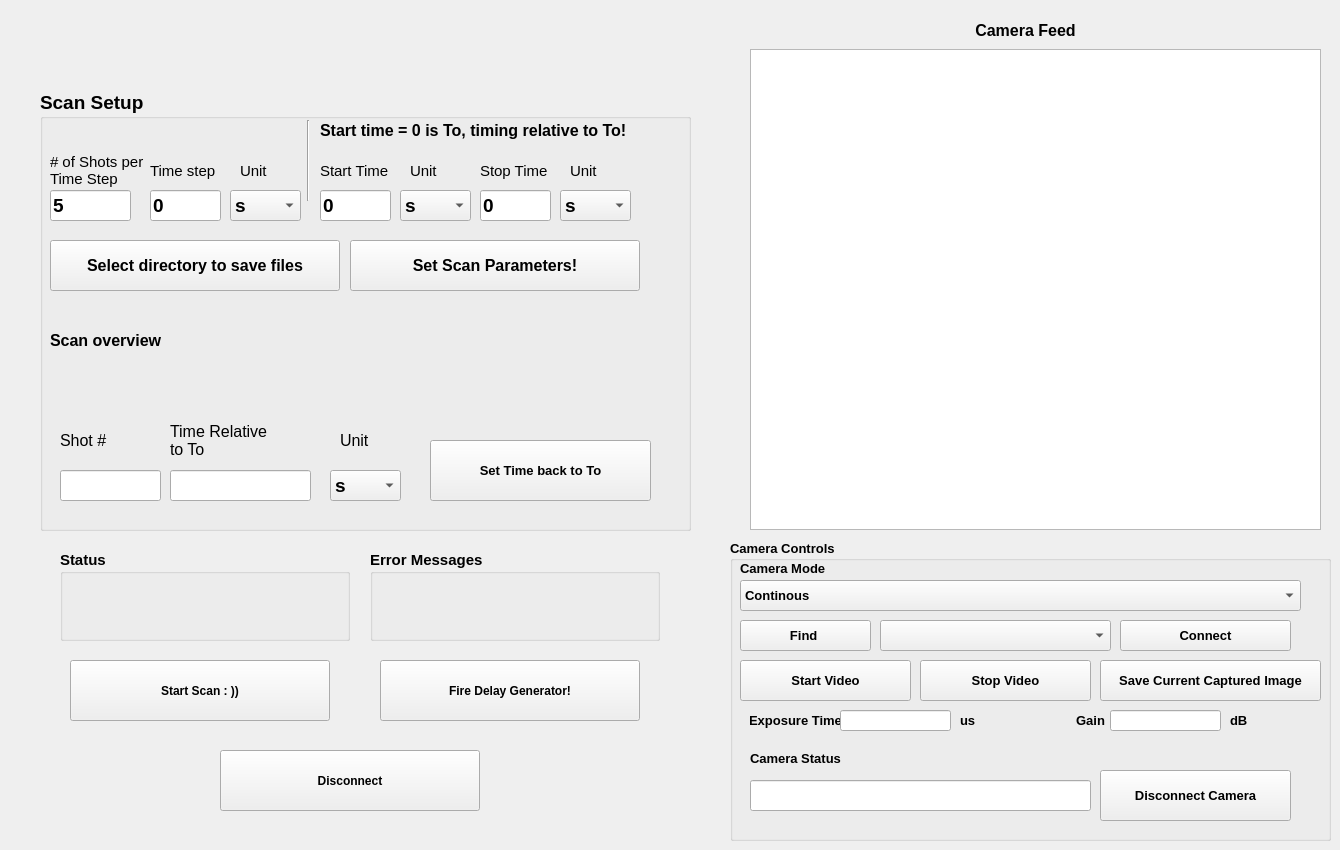
    <widget class="QWidget" name="tab_3">
     <attribute name="title">
      <string>Main Controls</string>
     </attribute>
     <widget class="QGroupBox" name="groupBox_14">
      <property name="geometry">
       <rect>
        <x>370</x>
        <y>550</y>
        <width>290</width>
        <height>91</height>
       </rect>
      </property>
      <property name="font">
       <font>
        <pointsize>11</pointsize>
        <weight>75</weight>
        <bold>true</bold>
       </font>
      </property>
      <property name="title">
       <string>Error Messages</string>
      </property>
      <widget class="QLabel" name="error_msg_label">
       <property name="geometry">
        <rect>
         <x>10</x>
         <y>30</y>
         <width>271</width>
         <height>51</height>
        </rect>
       </property>
       <property name="font">
        <font>
         <pointsize>11</pointsize>
         <weight>50</weight>
         <bold>false</bold>
        </font>
       </property>
       <property name="text">
        <string/>
       </property>
       <property name="wordWrap">
        <bool>true</bool>
       </property>
      </widget>
     </widget>
     <widget class="QPushButton" name="start_scan_bt">
      <property name="geometry">
       <rect>
        <x>70</x>
        <y>660</y>
        <width>260</width>
        <height>61</height>
       </rect>
      </property>
      <property name="font">
       <font>
        <weight>75</weight>
        <bold>true</bold>
       </font>
      </property>
      <property name="text">
       <string>Start Scan : ))</string>
      </property>
     </widget>
     <widget class="QPushButton" name="stop_bt">
      <property name="geometry">
       <rect>
        <x>220</x>
        <y>750</y>
        <width>260</width>
        <height>61</height>
       </rect>
      </property>
      <property name="font">
       <font>
        <weight>75</weight>
        <bold>true</bold>
       </font>
      </property>
      <property name="text">
       <string>Disconnect</string>
      </property>
     </widget>
     <widget class="QGroupBox" name="groupBox_10">
      <property name="geometry">
       <rect>
        <x>60</x>
        <y>550</y>
        <width>290</width>
        <height>91</height>
       </rect>
      </property>
      <property name="font">
       <font>
        <pointsize>11</pointsize>
        <weight>75</weight>
        <bold>true</bold>
       </font>
      </property>
      <property name="title">
       <string>Status</string>
      </property>
      <widget class="QLabel" name="status_label">
       <property name="geometry">
        <rect>
         <x>10</x>
         <y>30</y>
         <width>271</width>
         <height>51</height>
        </rect>
       </property>
       <property name="font">
        <font>
         <pointsize>11</pointsize>
         <weight>50</weight>
         <bold>false</bold>
        </font>
       </property>
       <property name="text">
        <string/>
       </property>
       <property name="wordWrap">
        <bool>true</bool>
       </property>
      </widget>
     </widget>
     <widget class="QLabel" name="label_38">
      <property name="geometry">
       <rect>
        <x>740</x>
        <y>20</y>
        <width>571</width>
        <height>21</height>
       </rect>
      </property>
      <property name="font">
       <font>
        <pointsize>12</pointsize>
        <weight>75</weight>
        <bold>true</bold>
       </font>
      </property>
      <property name="text">
       <string>Camera Feed</string>
      </property>
      <property name="alignment">
       <set>Qt::AlignCenter</set>
      </property>
     </widget>
     <widget class="ImageView" name="CapturedImage">
      <property name="geometry">
       <rect>
        <x>750</x>
        <y>49</y>
        <width>571</width>
        <height>481</height>
       </rect>
      </property>
     </widget>
     <widget class="QGroupBox" name="groupBox_15">
      <property name="geometry">
       <rect>
        <x>730</x>
        <y>540</y>
        <width>601</width>
        <height>301</height>
       </rect>
      </property>
      <property name="font">
       <font>
        <pointsize>10</pointsize>
        <weight>75</weight>
        <bold>true</bold>
       </font>
      </property>
      <property name="title">
       <string>Camera Controls</string>
      </property>
      <widget class="QComboBox" name="ModeComboBox">
       <property name="geometry">
        <rect>
         <x>10</x>
         <y>40</y>
         <width>561</width>
         <height>31</height>
        </rect>
       </property>
       <property name="font">
        <font>
         <pointsize>10</pointsize>
         <weight>75</weight>
         <bold>true</bold>
        </font>
       </property>
       <item>
        <property name="text">
         <string>Continous </string>
        </property>
       </item>
       <item>
        <property name="text">
         <string>Hardware Trigger</string>
        </property>
       </item>
      </widget>
      <widget class="QLabel" name="label_40">
       <property name="geometry">
        <rect>
         <x>10</x>
         <y>20</y>
         <width>111</width>
         <height>16</height>
        </rect>
       </property>
       <property name="font">
        <font>
         <pointsize>10</pointsize>
         <weight>75</weight>
         <bold>true</bold>
        </font>
       </property>
       <property name="text">
        <string>Camera Mode</string>
       </property>
      </widget>
      <widget class="QPushButton" name="StopVideoButton">
       <property name="geometry">
        <rect>
         <x>190</x>
         <y>120</y>
         <width>171</width>
         <height>41</height>
        </rect>
       </property>
       <property name="font">
        <font>
         <pointsize>10</pointsize>
         <weight>75</weight>
         <bold>true</bold>
        </font>
       </property>
       <property name="text">
        <string>Stop Video</string>
       </property>
      </widget>
      <widget class="QPushButton" name="FindButton">
       <property name="geometry">
        <rect>
         <x>10</x>
         <y>80</y>
         <width>131</width>
         <height>31</height>
        </rect>
       </property>
       <property name="font">
        <font>
         <pointsize>10</pointsize>
         <weight>75</weight>
         <bold>true</bold>
        </font>
       </property>
       <property name="text">
        <string>Find </string>
       </property>
      </widget>
      <widget class="QPushButton" name="ConnectButton">
       <property name="geometry">
        <rect>
         <x>390</x>
         <y>80</y>
         <width>171</width>
         <height>31</height>
        </rect>
       </property>
       <property name="font">
        <font>
         <pointsize>10</pointsize>
         <weight>75</weight>
         <bold>true</bold>
        </font>
       </property>
       <property name="text">
        <string>Connect</string>
       </property>
      </widget>
      <widget class="QComboBox" name="Found_Cam_ComboBox">
       <property name="geometry">
        <rect>
         <x>150</x>
         <y>80</y>
         <width>231</width>
         <height>31</height>
        </rect>
       </property>
      </widget>
      <widget class="QPushButton" name="StartVideoButton">
       <property name="geometry">
        <rect>
         <x>10</x>
         <y>120</y>
         <width>171</width>
         <height>41</height>
        </rect>
       </property>
       <property name="font">
        <font>
         <pointsize>10</pointsize>
         <weight>75</weight>
         <bold>true</bold>
        </font>
       </property>
       <property name="text">
        <string>Start Video</string>
       </property>
      </widget>
      <widget class="QLabel" name="label_41">
       <property name="geometry">
        <rect>
         <x>310</x>
         <y>160</y>
         <width>101</width>
         <height>41</height>
        </rect>
       </property>
       <property name="font">
        <font>
         <pointsize>10</pointsize>
         <weight>75</weight>
         <bold>true</bold>
        </font>
       </property>
       <property name="text">
        <string>Gain</string>
       </property>
       <property name="alignment">
        <set>Qt::AlignCenter</set>
       </property>
      </widget>
      <widget class="QLineEdit" name="gain_ip">
       <property name="geometry">
        <rect>
         <x>380</x>
         <y>170</y>
         <width>111</width>
         <height>21</height>
        </rect>
       </property>
      </widget>
      <widget class="QLabel" name="label_42">
       <property name="geometry">
        <rect>
         <x>20</x>
         <y>165</y>
         <width>91</width>
         <height>31</height>
        </rect>
       </property>
       <property name="font">
        <font>
         <pointsize>10</pointsize>
         <weight>75</weight>
         <bold>true</bold>
        </font>
       </property>
       <property name="text">
        <string>Exposure Time</string>
       </property>
       <property name="alignment">
        <set>Qt::AlignCenter</set>
       </property>
      </widget>
      <widget class="QLabel" name="label_43">
       <property name="geometry">
        <rect>
         <x>230</x>
         <y>170</y>
         <width>31</width>
         <height>20</height>
        </rect>
       </property>
       <property name="font">
        <font>
         <pointsize>10</pointsize>
         <weight>75</weight>
         <bold>true</bold>
        </font>
       </property>
       <property name="text">
        <string>us</string>
       </property>
      </widget>
      <widget class="QLineEdit" name="exposure_time_ip">
       <property name="geometry">
        <rect>
         <x>110</x>
         <y>170</y>
         <width>111</width>
         <height>21</height>
        </rect>
       </property>
      </widget>
      <widget class="QLabel" name="label_44">
       <property name="geometry">
        <rect>
         <x>500</x>
         <y>170</y>
         <width>60</width>
         <height>21</height>
        </rect>
       </property>
       <property name="font">
        <font>
         <pointsize>10</pointsize>
         <weight>75</weight>
         <bold>true</bold>
        </font>
       </property>
       <property name="text">
        <string>dB</string>
       </property>
      </widget>
      <widget class="QPushButton" name="DisconnectButton">
       <property name="geometry">
        <rect>
         <x>370</x>
         <y>230</y>
         <width>191</width>
         <height>51</height>
        </rect>
       </property>
       <property name="font">
        <font>
         <pointsize>10</pointsize>
         <weight>75</weight>
         <bold>true</bold>
        </font>
       </property>
       <property name="text">
        <string>Disconnect Camera</string>
       </property>
      </widget>
      <widget class="QPushButton" name="save_captured_img">
       <property name="geometry">
        <rect>
         <x>370</x>
         <y>120</y>
         <width>221</width>
         <height>41</height>
        </rect>
       </property>
       <property name="font">
        <font>
         <pointsize>10</pointsize>
         <weight>75</weight>
         <bold>true</bold>
        </font>
       </property>
       <property name="text">
        <string>Save Current Captured Image</string>
       </property>
      </widget>
      <widget class="QLineEdit" name="cam_disp_messages">
       <property name="geometry">
        <rect>
         <x>20</x>
         <y>240</y>
         <width>341</width>
         <height>31</height>
        </rect>
       </property>
       <property name="readOnly">
        <bool>true</bool>
       </property>
      </widget>
      <widget class="QLabel" name="label_53">
       <property name="geometry">
        <rect>
         <x>20</x>
         <y>210</y>
         <width>111</width>
         <height>16</height>
        </rect>
       </property>
       <property name="font">
        <font>
         <pointsize>10</pointsize>
         <weight>75</weight>
         <bold>true</bold>
        </font>
       </property>
       <property name="text">
        <string>Camera Status</string>
       </property>
      </widget>
     </widget>
     <widget class="QGroupBox" name="groupBox_11">
      <property name="geometry">
       <rect>
        <x>40</x>
        <y>90</y>
        <width>651</width>
        <height>441</height>
       </rect>
      </property>
      <property name="font">
       <font>
        <pointsize>14</pointsize>
        <weight>75</weight>
        <bold>true</bold>
       </font>
      </property>
      <property name="title">
       <string>Scan Setup</string>
      </property>
      <widget class="QLabel" name="status_label_5">
       <property name="geometry">
        <rect>
         <x>10</x>
         <y>50</y>
         <width>291</width>
         <height>51</height>
        </rect>
       </property>
       <property name="font">
        <font>
         <pointsize>11</pointsize>
         <weight>50</weight>
         <bold>false</bold>
        </font>
       </property>
       <property name="text">
        <string/>
       </property>
       <property name="wordWrap">
        <bool>true</bool>
       </property>
      </widget>
      <widget class="QLabel" name="label_55">
       <property name="geometry">
        <rect>
         <x>110</x>
         <y>70</y>
         <width>71</width>
         <height>21</height>
        </rect>
       </property>
       <property name="font">
        <font>
         <pointsize>11</pointsize>
         <weight>50</weight>
         <bold>false</bold>
        </font>
       </property>
       <property name="text">
        <string>Time step</string>
       </property>
       <property name="wordWrap">
        <bool>true</bool>
       </property>
      </widget>
      <widget class="QLabel" name="label_74">
       <property name="geometry">
        <rect>
         <x>10</x>
         <y>240</y>
         <width>551</width>
         <height>21</height>
        </rect>
       </property>
       <property name="font">
        <font>
         <pointsize>12</pointsize>
         <weight>75</weight>
         <bold>true</bold>
        </font>
       </property>
       <property name="autoFillBackground">
        <bool>false</bool>
       </property>
       <property name="text">
        <string>Scan overview</string>
       </property>
       <property name="textFormat">
        <enum>Qt::AutoText</enum>
       </property>
       <property name="scaledContents">
        <bool>false</bool>
       </property>
       <property name="alignment">
        <set>Qt::AlignLeading|Qt::AlignLeft|Qt::AlignVCenter</set>
       </property>
       <property name="textInteractionFlags">
        <set>Qt::LinksAccessibleByMouse</set>
       </property>
      </widget>
      <widget class="QComboBox" name="scan_step_time_unit_select">
       <property name="geometry">
        <rect>
         <x>190</x>
         <y>100</y>
         <width>71</width>
         <height>31</height>
        </rect>
       </property>
       <property name="sizePolicy">
        <sizepolicy hsizetype="Preferred" vsizetype="Maximum">
         <horstretch>0</horstretch>
         <verstretch>0</verstretch>
        </sizepolicy>
       </property>
       <item>
        <property name="text">
         <string>s</string>
        </property>
       </item>
       <item>
        <property name="text">
         <string>ms</string>
        </property>
       </item>
       <item>
        <property name="text">
         <string>us</string>
        </property>
       </item>
       <item>
        <property name="text">
         <string>ns</string>
        </property>
       </item>
       <item>
        <property name="text">
         <string>ps</string>
        </property>
       </item>
      </widget>
      <widget class="QPushButton" name="set_scan_param">
       <property name="enabled">
        <bool>true</bool>
       </property>
       <property name="geometry">
        <rect>
         <x>310</x>
         <y>150</y>
         <width>290</width>
         <height>51</height>
        </rect>
       </property>
       <property name="font">
        <font>
         <pointsize>12</pointsize>
         <weight>75</weight>
         <bold>true</bold>
        </font>
       </property>
       <property name="text">
        <string>Set Scan Parameters!</string>
       </property>
      </widget>
      <widget class="QLineEdit" name="scan_time_step_disp">
       <property name="geometry">
        <rect>
         <x>110</x>
         <y>100</y>
         <width>71</width>
         <height>31</height>
        </rect>
       </property>
       <property name="font">
        <font>
         <pointsize>14</pointsize>
         <weight>75</weight>
         <bold>true</bold>
        </font>
       </property>
       <property name="text">
        <string>0</string>
       </property>
      </widget>
      <widget class="QPushButton" name="select_save_dir">
       <property name="enabled">
        <bool>true</bool>
       </property>
       <property name="geometry">
        <rect>
         <x>10</x>
         <y>150</y>
         <width>290</width>
         <height>51</height>
        </rect>
       </property>
       <property name="font">
        <font>
         <pointsize>12</pointsize>
         <weight>75</weight>
         <bold>true</bold>
        </font>
       </property>
       <property name="text">
        <string>Select directory to save files</string>
       </property>
      </widget>
      <widget class="QLabel" name="label_75">
       <property name="geometry">
        <rect>
         <x>10</x>
         <y>60</y>
         <width>101</width>
         <height>41</height>
        </rect>
       </property>
       <property name="font">
        <font>
         <pointsize>11</pointsize>
         <weight>50</weight>
         <bold>false</bold>
        </font>
       </property>
       <property name="text">
        <string># of Shots per Time Step</string>
       </property>
       <property name="wordWrap">
        <bool>true</bool>
       </property>
      </widget>
      <widget class="QLabel" name="raster_overview_disp_2">
       <property name="geometry">
        <rect>
         <x>10</x>
         <y>270</y>
         <width>631</width>
         <height>61</height>
        </rect>
       </property>
       <property name="font">
        <font>
         <pointsize>12</pointsize>
         <weight>50</weight>
         <bold>false</bold>
        </font>
       </property>
       <property name="text">
        <string/>
       </property>
       <property name="wordWrap">
        <bool>true</bool>
       </property>
      </widget>
      <widget class="QLabel" name="label_72">
       <property name="geometry">
        <rect>
         <x>200</x>
         <y>70</y>
         <width>71</width>
         <height>21</height>
        </rect>
       </property>
       <property name="font">
        <font>
         <pointsize>11</pointsize>
         <weight>50</weight>
         <bold>false</bold>
        </font>
       </property>
       <property name="text">
        <string>Unit</string>
       </property>
       <property name="wordWrap">
        <bool>true</bool>
       </property>
      </widget>
      <widget class="QLineEdit" name="scan_shot_select">
       <property name="geometry">
        <rect>
         <x>10</x>
         <y>100</y>
         <width>81</width>
         <height>31</height>
        </rect>
       </property>
       <property name="font">
        <font>
         <pointsize>14</pointsize>
         <weight>75</weight>
         <bold>true</bold>
        </font>
       </property>
       <property name="text">
        <string>5</string>
       </property>
      </widget>
      <widget class="QLabel" name="label_69">
       <property name="geometry">
        <rect>
         <x>280</x>
         <y>70</y>
         <width>71</width>
         <height>21</height>
        </rect>
       </property>
       <property name="font">
        <font>
         <pointsize>11</pointsize>
         <weight>50</weight>
         <bold>false</bold>
        </font>
       </property>
       <property name="text">
        <string>Start Time</string>
       </property>
       <property name="wordWrap">
        <bool>true</bool>
       </property>
      </widget>
      <widget class="QLabel" name="label_70">
       <property name="geometry">
        <rect>
         <x>440</x>
         <y>70</y>
         <width>71</width>
         <height>21</height>
        </rect>
       </property>
       <property name="font">
        <font>
         <pointsize>11</pointsize>
         <weight>50</weight>
         <bold>false</bold>
        </font>
       </property>
       <property name="text">
        <string>Stop Time</string>
       </property>
       <property name="wordWrap">
        <bool>true</bool>
       </property>
      </widget>
      <widget class="QComboBox" name="scan_start_time_unit_select">
       <property name="geometry">
        <rect>
         <x>360</x>
         <y>100</y>
         <width>71</width>
         <height>31</height>
        </rect>
       </property>
       <property name="sizePolicy">
        <sizepolicy hsizetype="Preferred" vsizetype="Maximum">
         <horstretch>0</horstretch>
         <verstretch>0</verstretch>
        </sizepolicy>
       </property>
       <item>
        <property name="text">
         <string>s</string>
        </property>
       </item>
       <item>
        <property name="text">
         <string>ms</string>
        </property>
       </item>
       <item>
        <property name="text">
         <string>us</string>
        </property>
       </item>
       <item>
        <property name="text">
         <string>ns</string>
        </property>
       </item>
       <item>
        <property name="text">
         <string>ps</string>
        </property>
       </item>
      </widget>
      <widget class="QLineEdit" name="scan_start_time_disp">
       <property name="geometry">
        <rect>
         <x>280</x>
         <y>100</y>
         <width>71</width>
         <height>31</height>
        </rect>
       </property>
       <property name="text">
        <string>0</string>
       </property>
      </widget>
      <widget class="QLabel" name="label_73">
       <property name="geometry">
        <rect>
         <x>370</x>
         <y>70</y>
         <width>71</width>
         <height>21</height>
        </rect>
       </property>
       <property name="font">
        <font>
         <pointsize>11</pointsize>
         <weight>50</weight>
         <bold>false</bold>
        </font>
       </property>
       <property name="text">
        <string>Unit</string>
       </property>
       <property name="wordWrap">
        <bool>true</bool>
       </property>
      </widget>
      <widget class="QComboBox" name="scan_stop_time_unit_select">
       <property name="geometry">
        <rect>
         <x>520</x>
         <y>100</y>
         <width>71</width>
         <height>31</height>
        </rect>
       </property>
       <property name="sizePolicy">
        <sizepolicy hsizetype="Preferred" vsizetype="Maximum">
         <horstretch>0</horstretch>
         <verstretch>0</verstretch>
        </sizepolicy>
       </property>
       <item>
        <property name="text">
         <string>s</string>
        </property>
       </item>
       <item>
        <property name="text">
         <string>ms</string>
        </property>
       </item>
       <item>
        <property name="text">
         <string>us</string>
        </property>
       </item>
       <item>
        <property name="text">
         <string>ns</string>
        </property>
       </item>
       <item>
        <property name="text">
         <string>ps</string>
        </property>
       </item>
      </widget>
      <widget class="QLabel" name="label_76">
       <property name="geometry">
        <rect>
         <x>530</x>
         <y>70</y>
         <width>71</width>
         <height>21</height>
        </rect>
       </property>
       <property name="font">
        <font>
         <pointsize>11</pointsize>
         <weight>50</weight>
         <bold>false</bold>
        </font>
       </property>
       <property name="text">
        <string>Unit</string>
       </property>
       <property name="wordWrap">
        <bool>true</bool>
       </property>
      </widget>
      <widget class="QLineEdit" name="scan_stop_time_disp">
       <property name="geometry">
        <rect>
         <x>440</x>
         <y>100</y>
         <width>71</width>
         <height>31</height>
        </rect>
       </property>
       <property name="text">
        <string>0</string>
       </property>
      </widget>
      <widget class="Line" name="line_3">
       <property name="geometry">
        <rect>
         <x>253</x>
         <y>30</y>
         <width>31</width>
         <height>81</height>
        </rect>
       </property>
       <property name="orientation">
        <enum>Qt::Vertical</enum>
       </property>
      </widget>
      <widget class="QLabel" name="label_77">
       <property name="geometry">
        <rect>
         <x>280</x>
         <y>30</y>
         <width>341</width>
         <height>21</height>
        </rect>
       </property>
       <property name="font">
        <font>
         <pointsize>12</pointsize>
         <weight>75</weight>
         <bold>true</bold>
        </font>
       </property>
       <property name="autoFillBackground">
        <bool>false</bool>
       </property>
       <property name="text">
        <string>Start time = 0 is To, timing relative to To!</string>
       </property>
       <property name="textFormat">
        <enum>Qt::AutoText</enum>
       </property>
       <property name="scaledContents">
        <bool>false</bool>
       </property>
       <property name="alignment">
        <set>Qt::AlignLeading|Qt::AlignLeft|Qt::AlignVCenter</set>
       </property>
       <property name="textInteractionFlags">
        <set>Qt::LinksAccessibleByMouse</set>
       </property>
      </widget>
      <widget class="QLabel" name="label_78">
       <property name="geometry">
        <rect>
         <x>20</x>
         <y>330</y>
         <width>101</width>
         <height>41</height>
        </rect>
       </property>
       <property name="font">
        <font>
         <pointsize>12</pointsize>
         <weight>50</weight>
         <bold>false</bold>
        </font>
       </property>
       <property name="text">
        <string>Shot # </string>
       </property>
       <property name="wordWrap">
        <bool>true</bool>
       </property>
      </widget>
      <widget class="QLineEdit" name="ShotCounter_disp">
       <property name="geometry">
        <rect>
         <x>20</x>
         <y>380</y>
         <width>101</width>
         <height>31</height>
        </rect>
       </property>
       <property name="font">
        <font>
         <pointsize>11</pointsize>
         <weight>75</weight>
         <bold>true</bold>
        </font>
       </property>
      </widget>
      <widget class="QLabel" name="label_79">
       <property name="geometry">
        <rect>
         <x>130</x>
         <y>330</y>
         <width>101</width>
         <height>41</height>
        </rect>
       </property>
       <property name="font">
        <font>
         <pointsize>12</pointsize>
         <weight>50</weight>
         <bold>false</bold>
        </font>
       </property>
       <property name="text">
        <string>Time Relative to To</string>
       </property>
       <property name="wordWrap">
        <bool>true</bool>
       </property>
      </widget>
      <widget class="QLineEdit" name="rel_time_disp">
       <property name="geometry">
        <rect>
         <x>130</x>
         <y>380</y>
         <width>141</width>
         <height>31</height>
        </rect>
       </property>
       <property name="font">
        <font>
         <pointsize>11</pointsize>
         <weight>75</weight>
         <bold>true</bold>
        </font>
       </property>
      </widget>
      <widget class="QLabel" name="label_80">
       <property name="geometry">
        <rect>
         <x>300</x>
         <y>340</y>
         <width>71</width>
         <height>21</height>
        </rect>
       </property>
       <property name="font">
        <font>
         <pointsize>12</pointsize>
         <weight>50</weight>
         <bold>false</bold>
        </font>
       </property>
       <property name="text">
        <string>Unit</string>
       </property>
       <property name="wordWrap">
        <bool>true</bool>
       </property>
      </widget>
      <widget class="QComboBox" name="rel_time_unit_disp">
       <property name="geometry">
        <rect>
         <x>290</x>
         <y>380</y>
         <width>71</width>
         <height>31</height>
        </rect>
       </property>
       <property name="sizePolicy">
        <sizepolicy hsizetype="Preferred" vsizetype="Maximum">
         <horstretch>0</horstretch>
         <verstretch>0</verstretch>
        </sizepolicy>
       </property>
       <item>
        <property name="text">
         <string>s</string>
        </property>
       </item>
       <item>
        <property name="text">
         <string>ms</string>
        </property>
       </item>
       <item>
        <property name="text">
         <string>us</string>
        </property>
       </item>
       <item>
        <property name="text">
         <string>ns</string>
        </property>
       </item>
       <item>
        <property name="text">
         <string>ps</string>
        </property>
       </item>
      </widget>
      <widget class="QPushButton" name="set_time_2_to">
       <property name="enabled">
        <bool>true</bool>
       </property>
       <property name="geometry">
        <rect>
         <x>390</x>
         <y>350</y>
         <width>221</width>
         <height>61</height>
        </rect>
       </property>
       <property name="font">
        <font>
         <pointsize>10</pointsize>
         <weight>75</weight>
         <bold>true</bold>
        </font>
       </property>
       <property name="text">
        <string>Set Time back to To</string>
       </property>
      </widget>
     </widget>
     <widget class="QPushButton" name="fire_dg_bt_2">
      <property name="geometry">
       <rect>
        <x>380</x>
        <y>660</y>
        <width>260</width>
        <height>61</height>
       </rect>
      </property>
      <property name="font">
       <font>
        <weight>75</weight>
        <bold>true</bold>
       </font>
      </property>
      <property name="text">
       <string>Fire Delay Generator!</string>
      </property>
     </widget>
    </widget>
